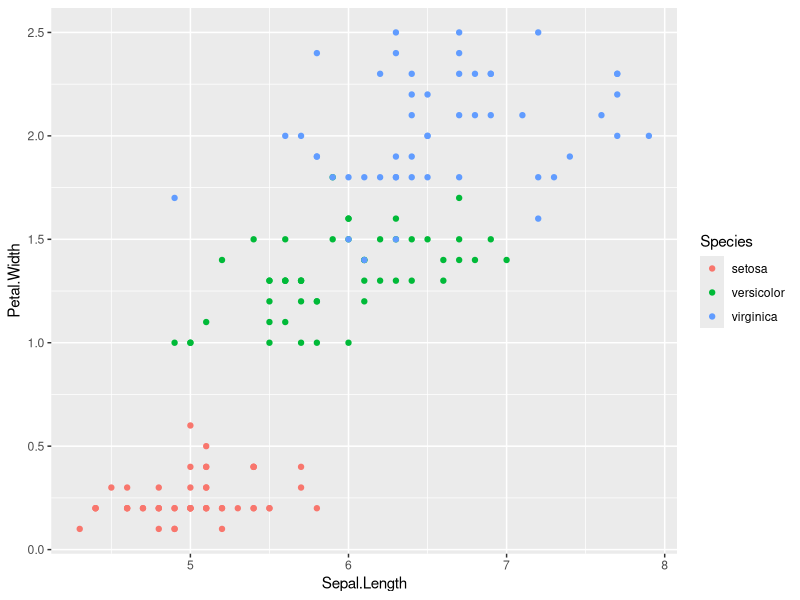

Here is the R script that generated this plot:
## ---- chunk 1
knitr::opts_chunk$set(echo = FALSE, out.width = '50%', fig.align = 'c')
## ---- chunk 2
library(ggplot2)
ggplot(data = iris) +
  geom_point(aes(Sepal.Length, Petal.Width, color = Species))
## ---- chunk 3
knitr::kable(iris[1:5, 1:3], caption = '(ref:iris-table-caption)')
